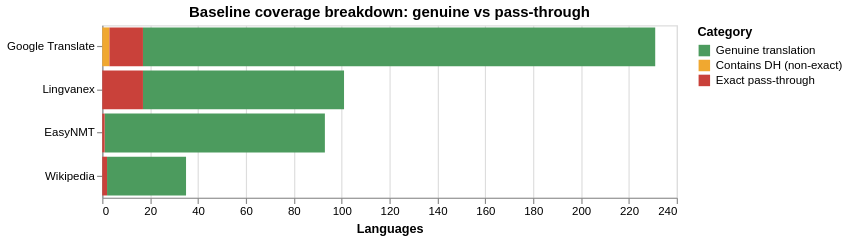

Write notebook code for a chart like this one.
### Code cell
# Stacked bar: genuine translation vs pass-through vs source-leakage
stacked_rows = []
for _, row in pass_df.iterrows():
    exact = row["Exact pass-through"]
    leak_extra = row["Source leakage (incl. initials)"] - exact
    genuine = row["Covered"] - row["Source leakage (incl. initials)"]
    stacked_rows += [
        {"Service": row["Service"], "Category": "Genuine translation", "Count": genuine},
        {"Service": row["Service"], "Category": "Contains DH (non-exact)", "Count": max(0, leak_extra)},
        {"Service": row["Service"], "Category": "Exact pass-through", "Count": exact},
    ]

stacked_df = pd.DataFrame(stacked_rows)

stacked_bar = alt.Chart(stacked_df).mark_bar().encode(
    x=alt.X("sum(Count):Q", title="Languages"),
    y=alt.Y("Service:N", sort="-x", title=None),
    color=alt.Color(
        "Category:N",
        scale=alt.Scale(
            domain=["Genuine translation", "Contains DH (non-exact)", "Exact pass-through"],
            range=["#4c9b5e", "#f0a830", "#c9413a"],
        ),
    ),
    tooltip=["Service", "Category", "sum(Count):Q"],
    order=alt.Order("Category:N", sort="ascending"),
).properties(title="Baseline coverage breakdown: genuine vs pass-through", width=500, height=150)

stacked_bar

### Figure 1 — Vega specification as saved in the notebook (floating-point values rounded to 4 significant figures)
{"$schema": "https://vega.github.io/schema/vega/v6.json", "data": [{"name": "source_0"}, {"name": "data_0", "values": [{"Category": "Genuine translation", "Service": "Wikipedia", "sum_Count": 33, "sum_Count_end": 35.0, "sum_Count_start": 2.0}, {"Category": "Contains DH (non-exact)", "Service": "Wikipedia", "sum_Count": 0, "sum_Count_end": 0.0, "sum_Count_start": 0.0}, {"Category": "Exact pass-through", "Service": "Wikipedia", "sum_Count": 2, "sum_Count_end": 2.0, "sum_Count_start": 0.0}, {"Category": "Genuine translation", "Service": "Google Translate", "sum_Count": 214, "sum_Count_end": 231.0, "sum_Count_start": 17.0}, {"Category": "Contains DH (non-exact)", "Service": "Google Translate", "sum_Count": 3, "sum_Count_end": 3.0, "sum_Count_start": 0.0}, {"Category": "Exact pass-through", "Service": "Google Translate", "sum_Count": 14, "sum_Count_end": 17.0, "sum_Count_start": 3.0}, {"Category": "Genuine translation", "Service": "EasyNMT", "sum_Count": 92, "sum_Count_end": 93.0, "sum_Count_start": 1.0}, {"Category": "Contains DH (non-exact)", "Service": "EasyNMT", "sum_Count": 0, "sum_Count_end": 0.0, "sum_Count_start": 0.0}, {"Category": "Exact pass-through", "Service": "EasyNMT", "sum_Count": 1, "sum_Count_end": 1.0, "sum_Count_start": 0.0}, {"Category": "Genuine translation", "Service": "Lingvanex", "sum_Count": 84, "sum_Count_end": 101.0, "sum_Count_start": 17.0}, {"Category": "Contains DH (non-exact)", "Service": "Lingvanex", "sum_Count": 0, "sum_Count_end": 0.0, "sum_Count_start": 0.0}, {"Category": "Exact pass-through", "Service": "Lingvanex", "sum_Count": 17, "sum_Count_end": 17.0, "sum_Count_start": 0.0}]}, {"name": "source_0_y_domain_Service", "values": [{"Service": "Wikipedia", "sort_field": 35}, {"Service": "Google Translate", "sort_field": 231}, {"Service": "EasyNMT", "sort_field": 93}, {"Service": "Lingvanex", "sort_field": 101}]}], "marks": [{"type": "rect", "name": "marks", "from": {"data": "data_0"}, "encode": {"update": {"fill": {"field": "Category", "scale": "color"}, "tooltip": {"signal": "{\"Service\": isValid(datum[\"Service\"]) ? datum[\"Service\"] : \"\"+datum[\"Service\"], \"Category\": isValid(datum[\"Category\"]) ? datum[\"Category\"] : \"\"+datum[\"Category\"], \"Sum of Count\": format(datum[\"sum_Count\"], \"\")}"}, "x": {"field": "sum_Count_end", "scale": "x"}, "x2": {"field": "sum_Count_start", "scale": "x"}, "y": {"field": "Service", "scale": "y"}, "height": {"signal": "max(0.25, bandwidth('y'))"}}}, "style": ["bar"]}], "scales": [{"name": "x", "type": "linear", "domain": {"data": "data_0", "fields": ["sum_Count_start", "sum_Count_end"]}, "range": [0, {"signal": "width"}], "nice": true, "zero": true}, {"name": "y", "type": "band", "domain": {"data": "source_0_y_domain_Service", "field": "Service", "sort": {"op": "max", "field": "sort_field", "order": "descending"}}, "range": [0, {"signal": "height"}], "paddingOuter": 0.05, "paddingInner": 0.1}, {"name": "color", "type": "ordinal", "domain": ["Genuine translation", "Contains DH (non-exact)", "Exact pass-through"], "range": ["#4c9b5e", "#f0a830", "#c9413a"]}], "axes": [{"scale": "x", "aria": false, "grid": true, "zindex": 0, "maxExtent": 0, "minExtent": 0, "tickCount": {"signal": "ceil(width/40)"}, "orient": "bottom", "gridScale": "y", "domain": false, "ticks": false, "labels": false}, {"scale": "x", "title": "Languages", "labelOverlap": true, "grid": false, "labelFlush": true, "orient": "bottom", "tickCount": {"signal": "ceil(width/40)"}, "zindex": 0}, {"scale": "y", "orient": "left", "zindex": 0, "grid": false}], "title": {"text": "Baseline coverage breakdown: genuine vs pass-through", "frame": "group"}, "style": "cell", "height": 150, "padding": 5, "background": "white", "legends": [{"fill": "color", "symbolType": "square", "title": "Category"}], "width": 500}
